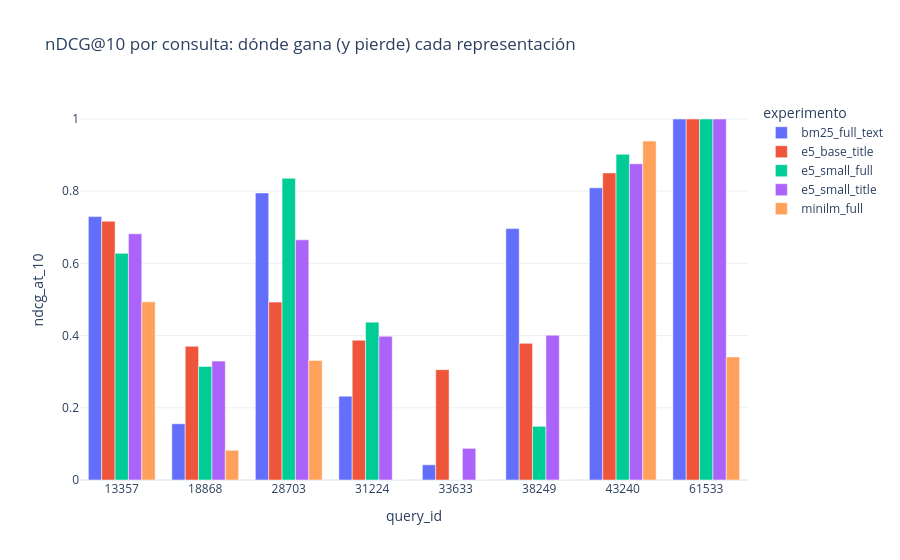

Notebook code cell kept with this figure:
### Markdown cell above
Cuatro lecturas, en orden de importancia:

1. **La composición manda**: mismo modelo (e5-small), y
   `title_brand_color` supera a `full_text` en las tres métricas. El
   texto sucio no es gratis.
2. **El objetivo de entrenamiento manda más que la dimensión**: MiniLM
   (384d, como e5-small) se hunde sin prefijos `query:`/`passage:` ni
   objetivo de recuperación.
3. **La capacidad paga, una vez arreglada la composición**: e5-base
   sobre el mismo texto ganador añade +0.008 nDCG, +0.025 recall y
   +0.094 MRR sobre e5-small. Es la mejora más barata de todas: mismo
   contrato, mismo pipeline, solo más modelo.
4. **BM25 no desaparece**: empata en nDCG con la familia E5 y pierde
   con claridad en recall y MRR. La ventaja densa está en el
   emparejamiento por intención, no en el orden fino de lo ya
   encontrado léxicamente.

### Code cell
per_query_frames = []
for exp in experiments["experiments"]:
    frame = pd.DataFrame(exp["per_query"])
    frame["experimento"] = exp["experiment"]
    per_query_frames.append(frame)
per_query = pd.concat(per_query_frames)
px.bar(
    per_query, x="query_id", y="ndcg_at_10", color="experimento",
    barmode="group", title="nDCG@10 por consulta: dónde gana (y pierde) cada representación",
)

### Figure 1 — Plotly figure (JSON) as saved in the notebook; plotly's stock layout.template omitted (floating-point values rounded to 4 significant figures)
{"data": [{"alignmentgroup": "True", "hovertemplate": "experimento=bm25_full_text<br>query_id=%{x}<br>ndcg_at_10=%{y}<extra></extra>", "legendgroup": "bm25_full_text", "marker": {"color": "#636efa", "pattern": {"shape": ""}}, "name": "bm25_full_text", "offsetgroup": "bm25_full_text", "orientation": "v", "showlegend": true, "textposition": "auto", "type": "bar", "x": ["13357", "18868", "28703", "31224", "33633", "38249", "43240", "61533"], "xaxis": "x", "y": [0.7296, 0.1558, 0.7952, 0.2323, 0.0421, 0.6965, 0.8092, 1.0], "yaxis": "y"}, {"alignmentgroup": "True", "hovertemplate": "experimento=e5_base_title<br>query_id=%{x}<br>ndcg_at_10=%{y}<extra></extra>", "legendgroup": "e5_base_title", "marker": {"color": "#EF553B", "pattern": {"shape": ""}}, "name": "e5_base_title", "offsetgroup": "e5_base_title", "orientation": "v", "showlegend": true, "textposition": "auto", "type": "bar", "x": ["13357", "18868", "28703", "31224", "33633", "38249", "43240", "61533"], "xaxis": "x", "y": [0.7169, 0.3705, 0.4928, 0.3872, 0.3057, 0.3785, 0.8507, 1.0], "yaxis": "y"}, {"alignmentgroup": "True", "hovertemplate": "experimento=e5_small_full<br>query_id=%{x}<br>ndcg_at_10=%{y}<extra></extra>", "legendgroup": "e5_small_full", "marker": {"color": "#00cc96", "pattern": {"shape": ""}}, "name": "e5_small_full", "offsetgroup": "e5_small_full", "orientation": "v", "showlegend": true, "textposition": "auto", "type": "bar", "x": ["13357", "18868", "28703", "31224", "33633", "38249", "43240", "61533"], "xaxis": "x", "y": [0.6278, 0.3147, 0.8358, 0.4372, 0.0, 0.1488, 0.9022, 1.0], "yaxis": "y"}, {"alignmentgroup": "True", "hovertemplate": "experimento=e5_small_title<br>query_id=%{x}<br>ndcg_at_10=%{y}<extra></extra>", "legendgroup": "e5_small_title", "marker": {"color": "#ab63fa", "pattern": {"shape": ""}}, "name": "e5_small_title", "offsetgroup": "e5_small_title", "orientation": "v", "showlegend": true, "textposition": "auto", "type": "bar", "x": ["13357", "18868", "28703", "31224", "33633", "38249", "43240", "61533"], "xaxis": "x", "y": [0.6821, 0.3293, 0.6653, 0.3982, 0.08768, 0.4011, 0.876, 1.0], "yaxis": "y"}, {"alignmentgroup": "True", "hovertemplate": "experimento=minilm_full<br>query_id=%{x}<br>ndcg_at_10=%{y}<extra></extra>", "legendgroup": "minilm_full", "marker": {"color": "#FFA15A", "pattern": {"shape": ""}}, "name": "minilm_full", "offsetgroup": "minilm_full", "orientation": "v", "showlegend": true, "textposition": "auto", "type": "bar", "x": ["13357", "18868", "28703", "31224", "33633", "38249", "43240", "61533"], "xaxis": "x", "y": [0.4934, 0.08232, 0.3312, 0.0, 0.0, 0.0, 0.9389, 0.3409], "yaxis": "y"}], "layout": {"barmode": "group", "legend": {"title": {"text": "experimento"}, "tracegroupgap": 0}, "title": {"text": "nDCG@10 por consulta: dónde gana (y pierde) cada representación"}, "xaxis": {"anchor": "y", "domain": [0.0, 1.0], "title": {"text": "query_id"}}, "yaxis": {"anchor": "x", "domain": [0.0, 1.0], "title": {"text": "ndcg_at_10"}}}}
